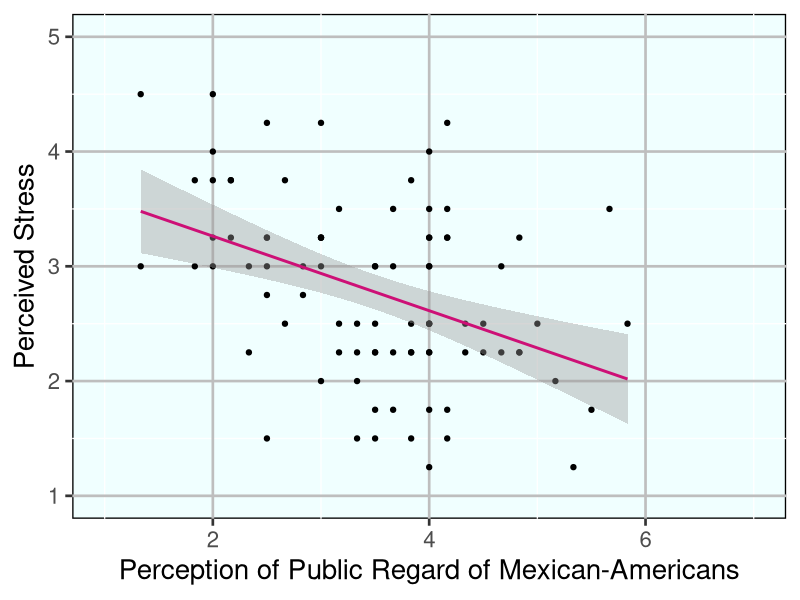

This chart was generated by the following R code:
## ---- chunk 1
knitr::opts_chunk$set(echo = TRUE)

#Packages
library(tidyverse)

## ---- chunk 2
data<-read.csv("Data/Raw Data/STGREW1b_comb.csv")
## ---- chunk 3
#Reverse scoring PSS items 2 and 3
data <- data %>%
  mutate_at(vars(Q2_2, Q2_3), function(x) { 6 - x })

#Reverse scoring public regard items 3 and 4
data <- data %>%
  mutate_at(vars(Public_3, Public_4), function(x) { 8 - x })
## ---- chunk 4
#Compute PSS composite
data$pss<-rowMeans(data[,c(157:160)])

#Compute Public composite
data$public<-rowMeans(data[,c(151:156)])

## ---- chunk 5
#Summary of pss variable 
summary(data$pss)

## ---- chunk 6
#Summary of public variable
summary(data$public)
## ---- chunk 7
#Run correlation test for both pss and public
pssPub<-cor.test(data$pss,data$public)

#Output the result
pssPub

#Generate the graph
corrPlot <- ggplot(data = data,
                   aes(x = public,
                       y = pss)) +
  labs(x = "Perception of Public Regard of Mexican-Americans",
       y = "Perceived Stress") +
  theme_gray(base_size = 20) +
  scale_x_continuous(limits=c(1,7))+
  scale_y_continuous(limits=c(1,5))+
  geom_point() +
  geom_smooth(method = "lm", color = I("deeppink3")) + theme(
    panel.background = element_rect(fill = 'azure', color = 'black'),
    panel.grid.major = element_line(color = 'grey')
  )


#Output the graph
corrPlot

